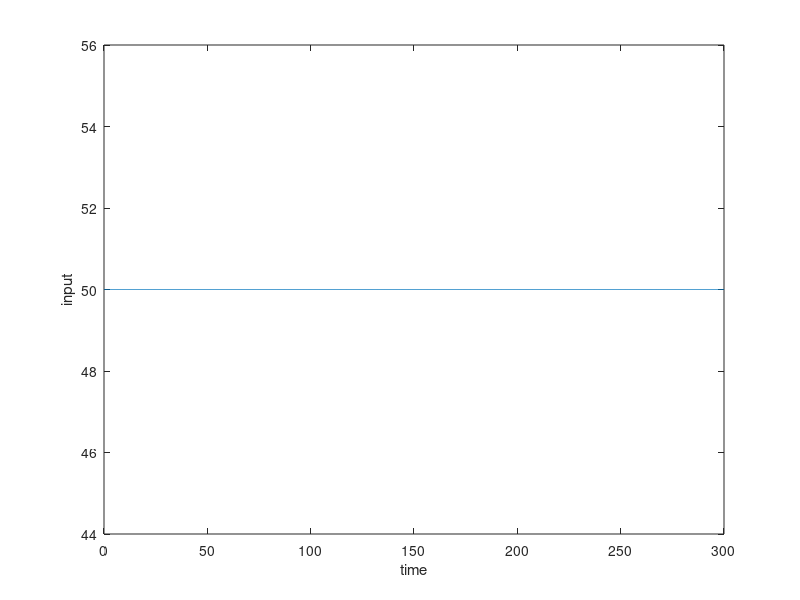
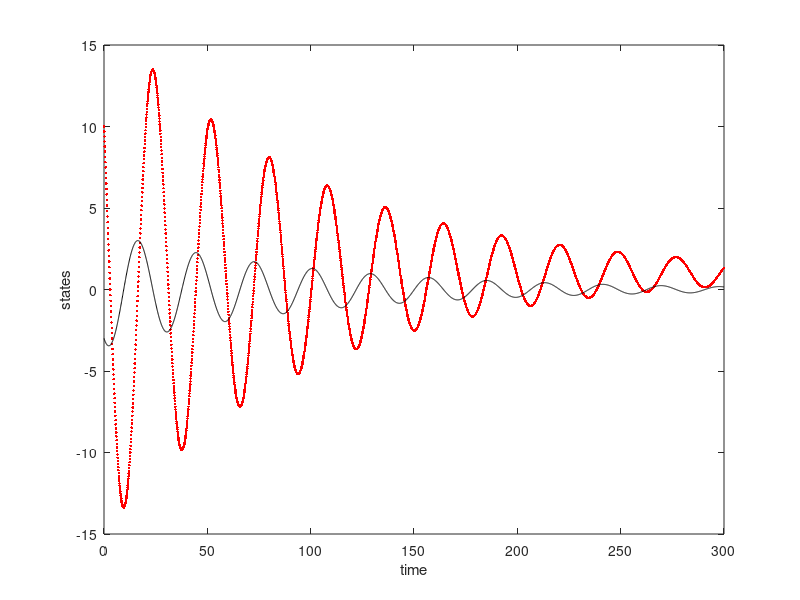
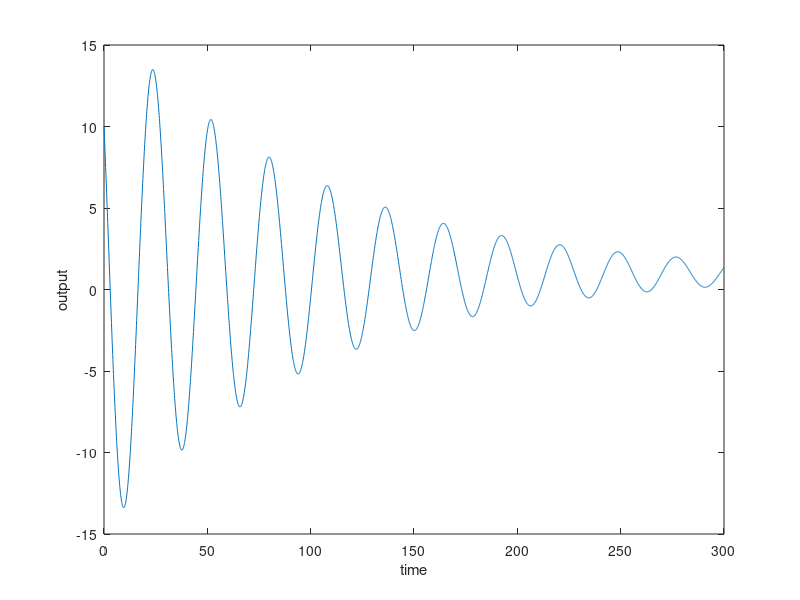
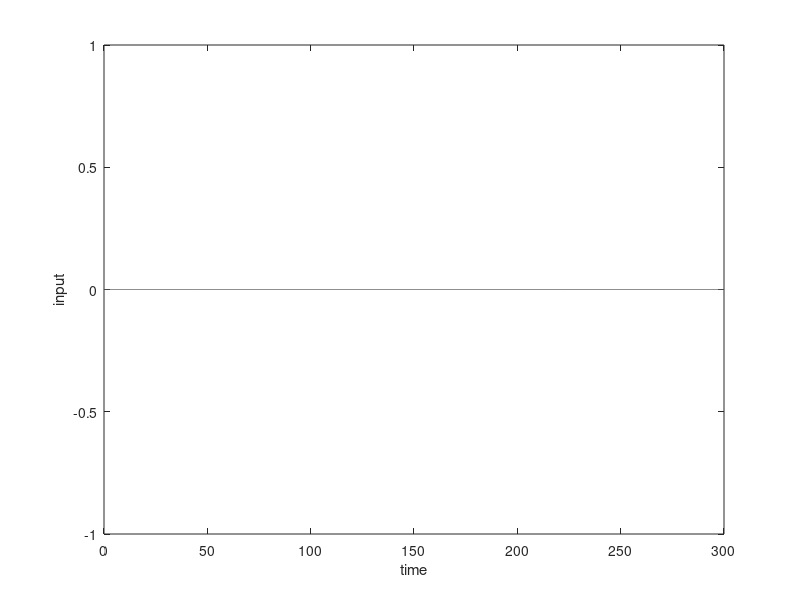

The MATLAB script that drew these images, in order:
%% state space model of mass-spring-damper control

% parameters for the model
m = 1000;
k = 50;
c = 20;

% matrices for the state space model
A = [0  1; -k/m -c/m];
B = [0; 1/m];
C = [1 0];
D = 0;

% define the state space model
spring_damper =ss(A,B,C,D);

% open loop simulation
t = 0:0.1:300;
u = 50*ones(size(t));

% initial state
x0 = [10; -3];

% compute the state and output trajectories
[Y,T,X]=lsim(spring_damper,u,t,x0);

% drawing
figure(1)
plot(t,u)

xlabel('time')
ylabel('input')

figure(2)
plot(t,X(:,1),'r.',t,X(:,2),'k-')

xlabel('time')
ylabel('states')

figure(3)
plot(t,Y)

xlabel('time')
ylabel('output')


%% state feedback using pole placement
% original poles
P_old = eig(A)

pause(1)

% new poles
% p1 = -0.1+0.2i;
% p2 = -0.1-0.2i;

 p1 = -0.1;
 p2 = -0.3;

P = [p1 p2]

% use pole placement to get K
K = place(A,B,P)


% closed-loop system
sys_cl=ss(A-B*K,B,C,D);

% check the poles of closed loop system
poles_new = eig(A-B*K)

%% simulation of closed-loop
u = 0*ones(size(t)); 

% compute the state and output trajectories for the closed-loop system
[Y,T,X]=lsim(sys_cl,u,t,x0);

% draw the figures
figure(4)
plot(t,u)

xlabel('time')
ylabel('input')

figure(5)
plot(t,X)

xlabel('time')
ylabel('state')

figure(6)
plot(t,Y)

xlabel('time')
ylabel('output')
